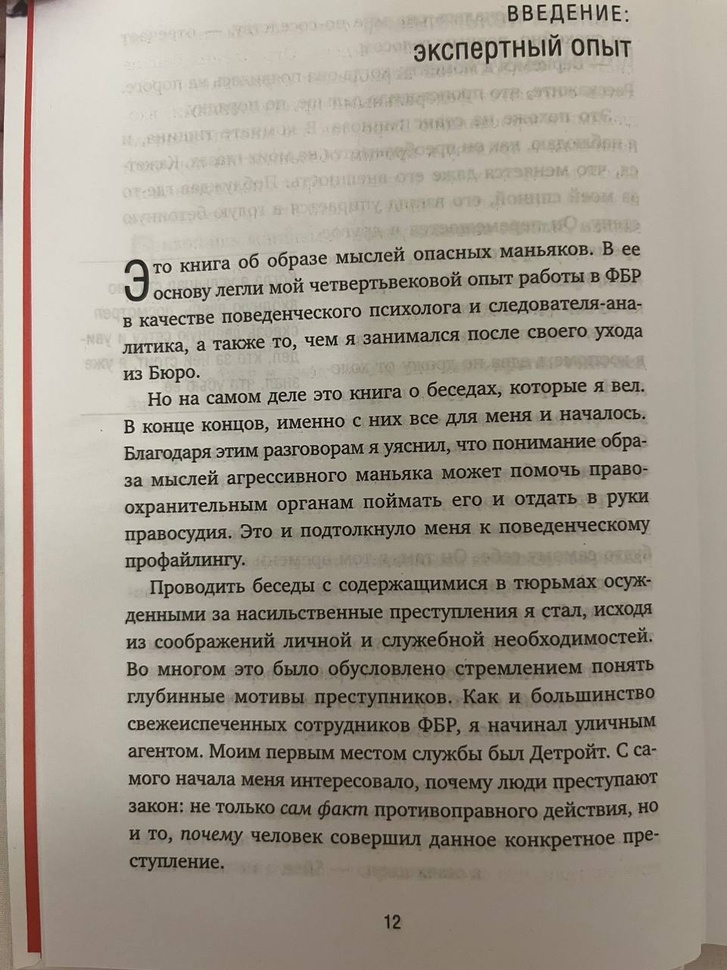
//> input picture 2/image.jpg, 727 x 970 px, shrunk from 960 x 1280 before the run
$ ./text   (built with g++ and OpenCV 4)
//> lines starting //> are read from the running program, lines starting //| are printed output that depends on the picture; after the words box and inside, x2 and y2 are one past the last pixel; in counts of white or black regions, pixels touching at a corner belong together
#include <iostream>
#include <opencv2/core.hpp>
#include <opencv2/opencv.hpp>
#include <opencv2/imgproc.hpp>
#include <opencv2/highgui.hpp>

using namespace std;
using namespace cv;

int main()
{
    string way = "image.jpg";

    Mat img = imread(way, IMREAD_COLOR);
//> img is the input picture: 970 rows x 727 cols, CV_8UC3; mean B, G, R 139.7, 151.9, 160

    if (img.empty())
    {
        cerr << "no!" << endl;
        return -1;
    }

    Mat gray;
    cvtColor(img, gray, COLOR_BGR2GRAY);

    Mat binary;
    threshold(gray, binary, 60, 255, THRESH_BINARY);
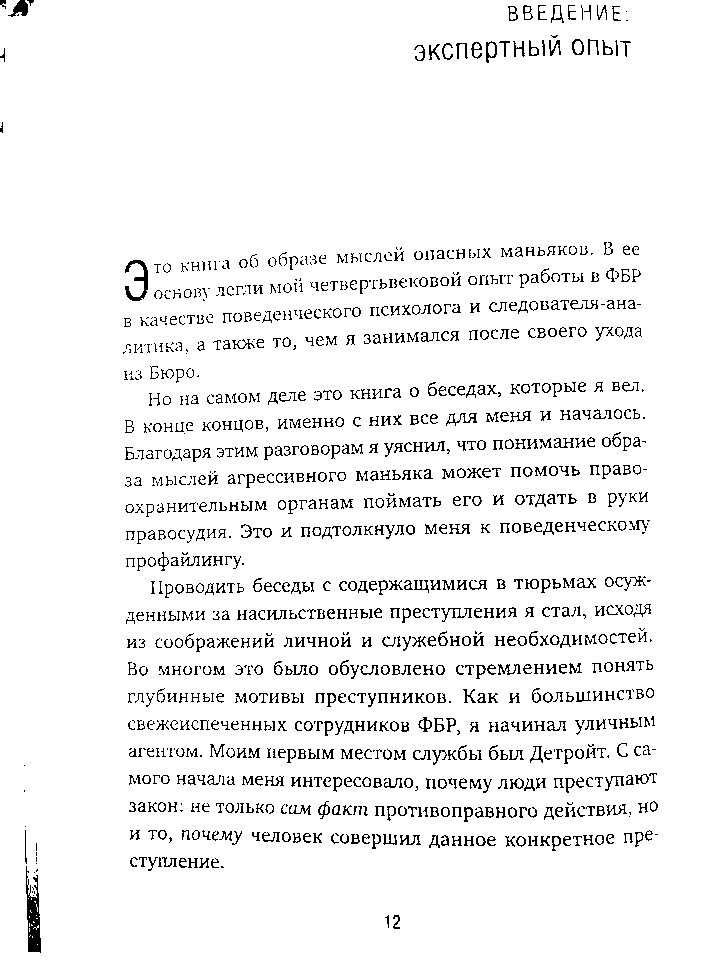
//> binary: 970 rows x 727 cols, CV_8UC1; 94.6% white; black in thin lines or dots, all inside (x1, y1, x2, y2) = (0, 0, 658, 953)

    Mat inverted_binary;
    bitwise_not(binary, inverted_binary);

    Mat white_bg(img.size(), img.type(), Scalar(255, 255, 255));

    Mat gray_objects;
    addWeighted(img, 0.5, Scalar(200, 200, 200), 0.5, 0, gray_objects);
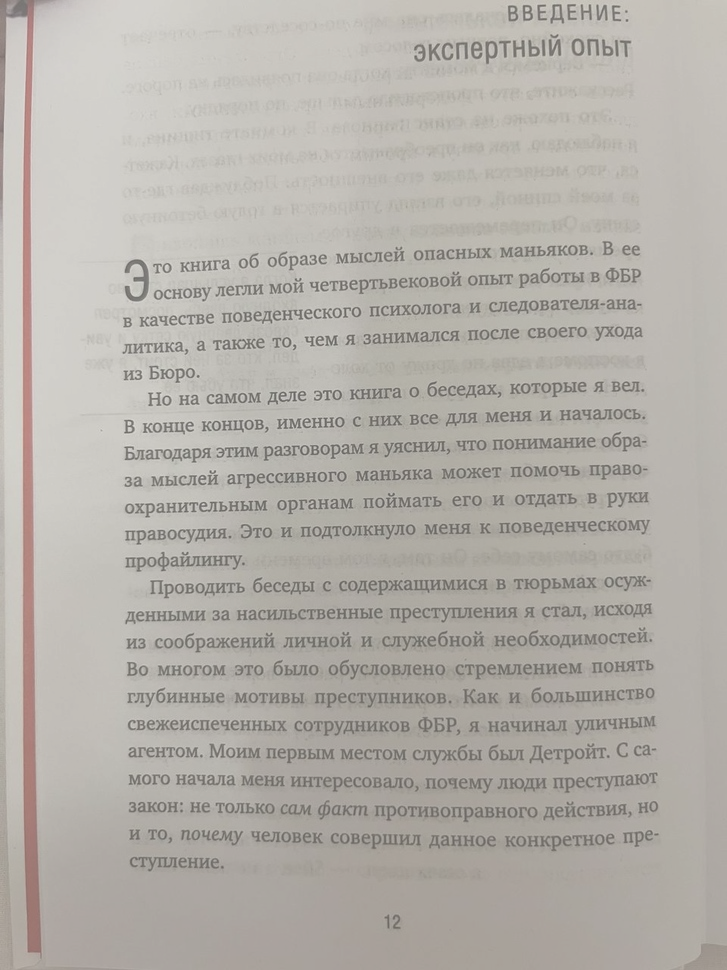
//> gray_objects: 970 rows x 727 cols, CV_8UC3; mean B, G, R 169.8, 176, 180

    gray_objects.copyTo(white_bg, inverted_binary);
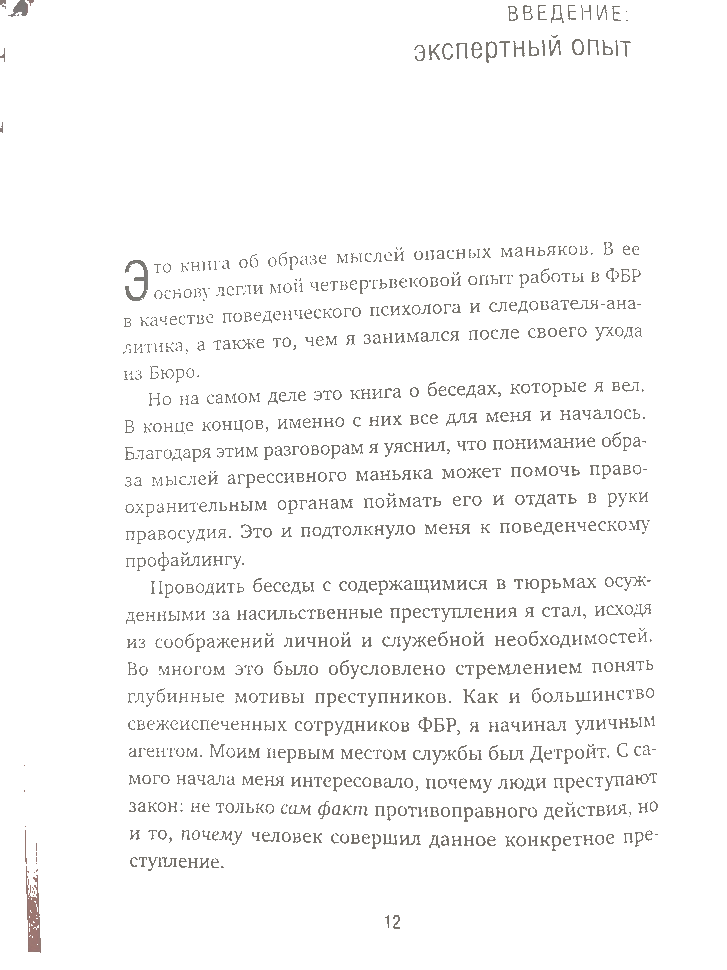
//> white_bg: 970 rows x 727 cols, CV_8UC3; mean B, G, R 247.3, 247.6, 247.8

    namedWindow("Original Image", WINDOW_AUTOSIZE);
    imshow("Original Image", img);

    namedWindow("Result Image", WINDOW_AUTOSIZE);
    imshow("Result Image", white_bg);

    waitKey(0);

    return 0;
}
//серый цвет чтобы делать расскраски
